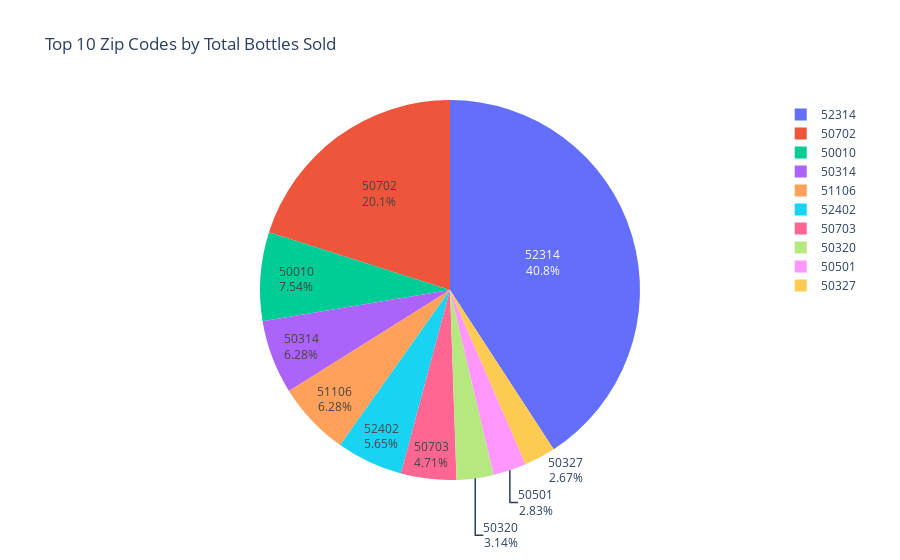

The notebook cell this image was saved under:
### Markdown cell above
##### Visualize Using Plotly

### Code cell
# Get top 10 zip codes by bottles sold
top_10_volume = most_volume_sold_item.sort_values('bottles_sold', ascending=False).head(10)

fig = px.pie(
    top_10_volume,
    names='zip_code',
    values='bottles_sold',
    title='Top 10 Zip Codes by Total Bottles Sold',
    hover_data=['item_description'],
    hole=0  # Set >0 for donut chart
)

fig.update_traces(textinfo='percent+label')

fig.show()

### Figure 1 — Plotly figure (JSON) as saved in the notebook; plotly's stock layout.template omitted (floating-point values rounded to 4 significant figures)
{"data": [{"customdata": [["Juarez Gold Dss"], ["Tortilla Gold Dss"], ["Member's Mark Spiced Rum"], ["Juarez Triple Sec"], ["Kahlua Coffee Liqueur"], ["Montezuma Triple Sec"], ["Pinnacle Peach w/ Punch Dispenser"], ["Di Amore Quattro Orange"], ["Titos Vodka"], ["Bacardi Gold Rum PET"]], "domain": {"x": [0, 1], "y": [0, 1]}, "hole": 0, "hovertemplate": "zip_code=%{label}<br>bottles_sold=%{value}<br>item_description=%{customdata[0]}<extra></extra>", "labels": [52314, 50702, 50010, 50314, 51106, 52402, 50703, 50320, 50501, 50327], "legendgroup": "", "name": "", "showlegend": true, "textinfo": "percent+label", "type": "pie", "values": [1560, 768, 288, 240, 240, 216, 180, 120, 108, 102]}], "layout": {"legend": {"tracegroupgap": 0}, "title": {"text": "Top 10 Zip Codes by Total Bottles Sold"}}}
